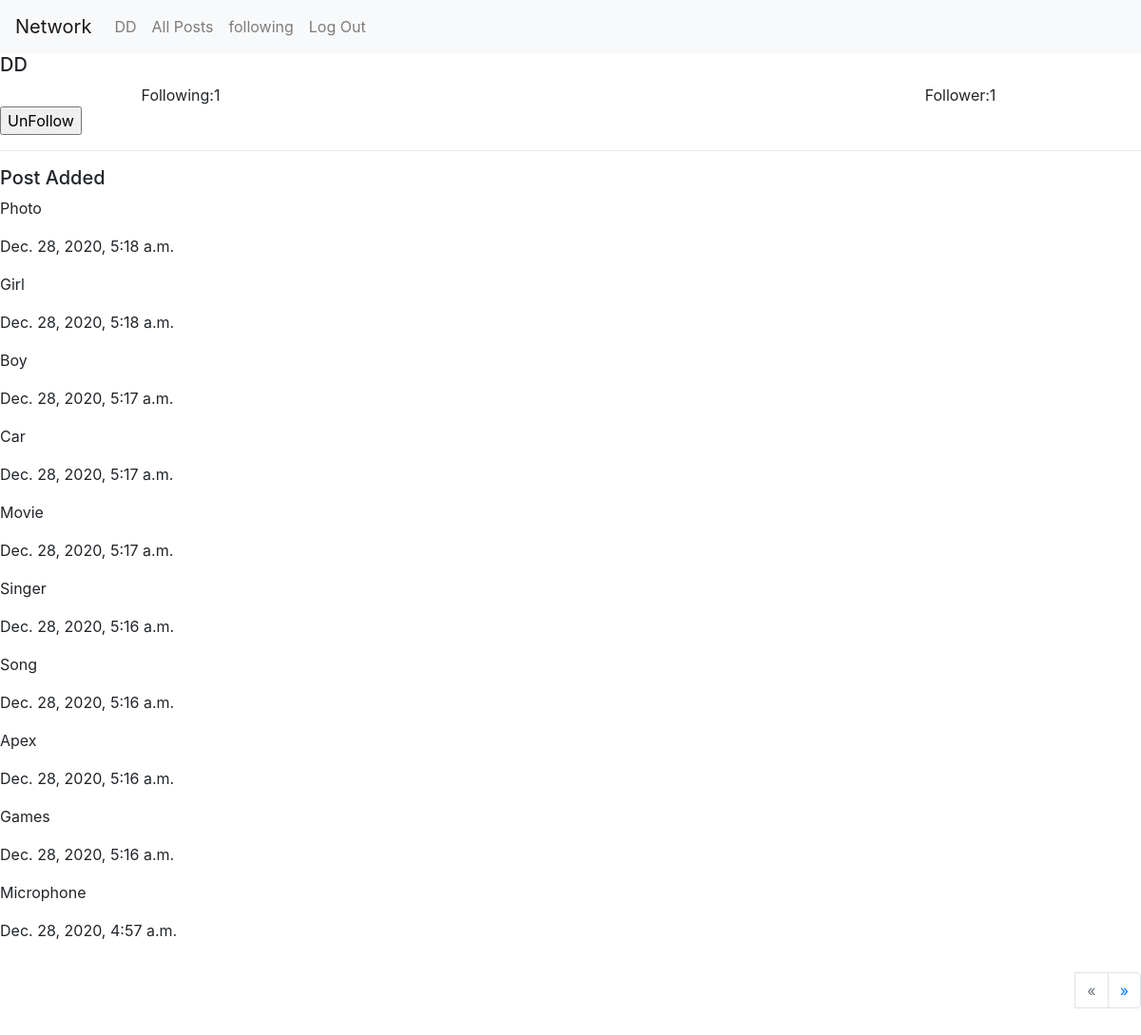
The app's page /profile/DD (signed in) with its own data.
### network/models.py (models this page shows, shortened)
class User(AbstractUser):
    pass

class Item(models.Model):
    owner = models.ForeignKey(User, on_delete=models.CASCADE)
    post = models.CharField(max_length=500, null=True, blank=True)
    timestamp = models.DateTimeField(default=timezone.now)

### network/views.py (the view)
# urls.py: path("profile/<str:username>", views.userProfile, name="userprofile"),
def userProfile(request, username):
        if request.method == 'GET':
            currentuser = request.user
            user=User.objects.get(username=username)
            isitfollowing=Follower.objects.filter(follower=currentuser,followed=user).last()
            posts = Item.objects.filter(owner=user).order_by('id').reverse()
            following_count=Follower.objects.filter(follower=user).count()
            follower_count=Follower.objects.filter(followed=user).count()
            paginator = Paginator(posts, 10)
            if request.GET.get("page") != None:
                try:
                    posts = paginator.page(request.GET.get("page"))
                except:
                    posts = paginator.page(1)
            else:
                posts = paginator.page(1)
            return render(request, "network/profile.html",{'user':user,'posts':posts,'following_count':following_count,'follower_count':follower_count,'isitfollowing':isitfollowing})

### network/templates/network/profile.html (shortened to what this page needs)
{% extends "network/layout.html" %}
{% block body %}
<div class="media">
  <div class="media-body">
    <h5 class="mt-0">{{user.username}}</h5>
       <div class="row" style="text-align: center;">
        <div class="col-sm">Following:{{following_count}}</div>
        <div class="col-sm"></div>
        <div class="col-sm">Follower:{{follower_count}}</div>
      </div>
      {% if isitfollowing %}
       <a href="{% url 'unfollow'  user.id   %}"><input type="button" value="UnFollow" id="mybt1"></a>
      {% else %}
       <a href="{% url 'follow'  user.id   %}"><input type="button" value="Follow" id="mybt"></a>
      {% endif %}
    <hr>
         <h5>Post Added</h5>
          {% for it in posts %}
           <p>{{it.post}}</p>
      <p>{{it.timestamp}}</p>
     {% endfor %}
</div>
</div>
<div class="d-flex justify-content-end my-3">
  <nav aria-label="Page navigation ">
    <ul class="pagination">
    {% if posts.has_previous %}
    <li class="page-item">
      <li class="page-item">
        <a class="page-link" href="?page={{posts.previous_page_number}}" aria-label="Previous">
          <span aria-hidden="true">&laquo;</span>
          <span class="sr-only">Previous</span>
        </a>
      </li>
      {%else%}
        <li class="page-item">
      <li class="page-item disabled">
        <a class="page-link" href="#" aria-label="Previous">
          <span aria-hidden="true">&laquo;</span>
        </a>
      </li>
      {%endif%}
{% if posts.has_next %}
      <li class="page-item">
        <a class="page-link" href="?page={{posts.next_page_number}}" aria-label="Next">
          <span aria-hidden="true">&raquo;</span>
        </a>
      </li>
      {%endif%}
    </ul>
  </nav>
</div>
{% endblock %}

### network/templates/network/layout.html (shortened to what this page needs)
{% load static %}
<!DOCTYPE html>
<html lang="en">
    <head>
        <link rel="stylesheet" href="https://stackpath.bootstrapcdn.com/bootstrap/4.4.1/css/bootstrap.min.css">
        <link href="{% static 'network/styles.css' %}" rel="stylesheet">
    </head>
    <body>
        <nav class="navbar navbar-expand-lg navbar-light bg-light">
            <a class="navbar-brand" href="#">Network</a>
            <div>
              <ul class="navbar-nav mr-auto">
                {% if user.is_authenticated %}
                    <li class="nav-item">
                        <a class="nav-link" href="{% url 'userprofile' user.username %}">{{user.username}}</a>
                    </li>
                {% endif %}
                <li class="nav-item">
                  <a class="nav-link"  href="{% url 'allpost'  %}">All Posts</a>
                    </li>
                    <li class="nav-item">
                  <a class="nav-link"  href="{% url 'following'  user.username %}">following</a>
                    </li>
                {% if user.is_authenticated %}
                    <li class="nav-item">
                        <a class="nav-link" href="{% url 'logout' %}">Log Out</a>
                    </li>
                {% endif %}
              </ul>
            </div>
          </nav>
        <div class="body">
            {% block body %}
            {% endblock %}
        </div>
    </body>
</html>

### records on screen
User: username "DD"
Item: post "Photo", timestamp "Dec. 28, 2020, 5:18 a.m."
Item: post "Girl", timestamp "Dec. 28, 2020, 5:18 a.m."
Item: post "Boy", timestamp "Dec. 28, 2020, 5:17 a.m."
Item: post "Car", timestamp "Dec. 28, 2020, 5:17 a.m."
Item: post "Movie", timestamp "Dec. 28, 2020, 5:17 a.m."
Item: post "Singer", timestamp "Dec. 28, 2020, 5:16 a.m."
Item: post "Song", timestamp "Dec. 28, 2020, 5:16 a.m."
Item: post "Apex", timestamp "Dec. 28, 2020, 5:16 a.m."
Item: post "Games", timestamp "Dec. 28, 2020, 5:16 a.m."
Item: post "Microphone", timestamp "Dec. 28, 2020, 4:57 a.m."

### other values on screen
{{ following_count }} "1"
{{ follower_count }} "1"
